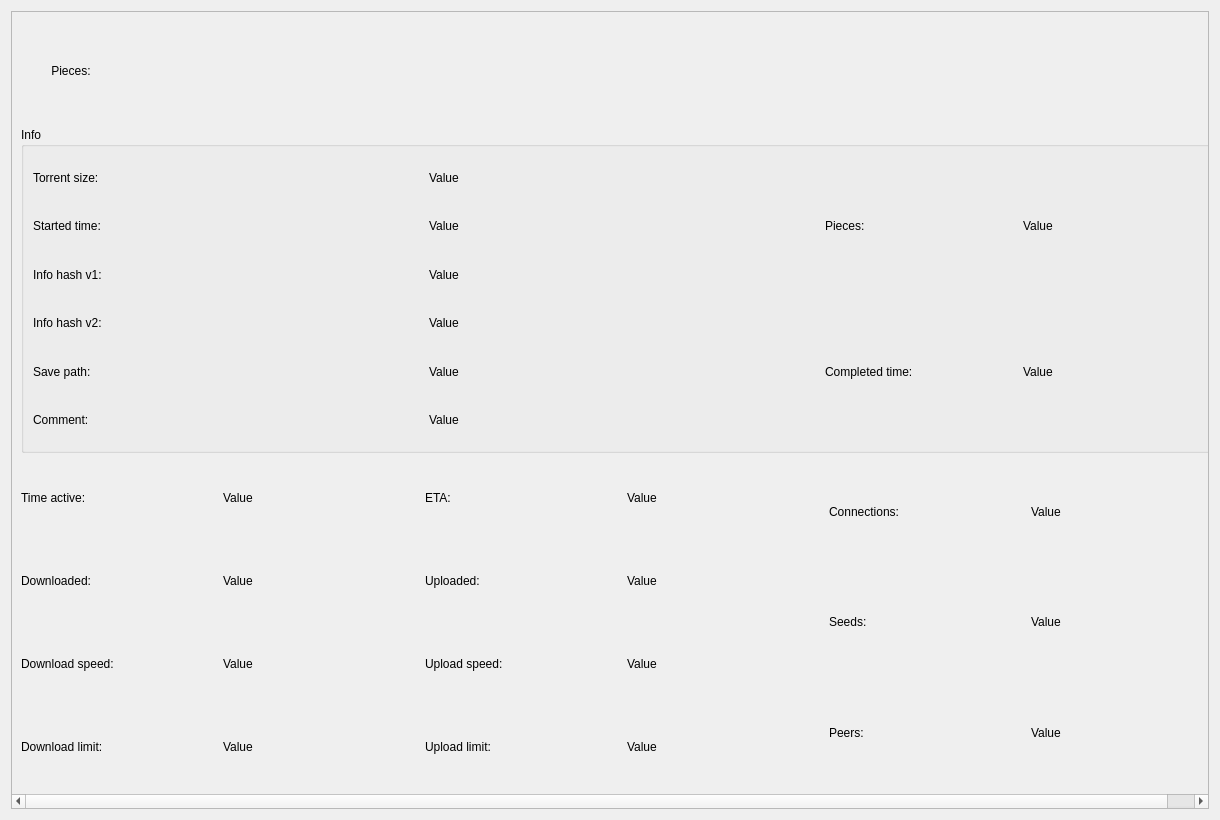
<?xml version="1.0" encoding="UTF-8"?>
<ui version="4.0">
 <class>GeneralInfoWidget</class>
 <widget class="QWidget" name="GeneralInfoWidget">
  <property name="geometry">
   <rect>
    <x>0</x>
    <y>0</y>
    <width>1220</width>
    <height>820</height>
   </rect>
  </property>
  <property name="windowTitle">
   <string>Form</string>
  </property>
  <layout class="QGridLayout" name="gridLayout">
   <item row="0" column="0">
    <widget class="QScrollArea" name="scrollArea">
     <property name="widgetResizable">
      <bool>true</bool>
     </property>
     <widget class="QWidget" name="scrollAreaWidgetContents_2">
      <property name="geometry">
       <rect>
        <x>0</x>
        <y>0</y>
        <width>1226</width>
        <height>786</height>
       </rect>
      </property>
      <layout class="QVBoxLayout" name="verticalLayout">
       <item>
        <layout class="QHBoxLayout" name="horizontalLayout_7">
         <property name="spacing">
          <number>6</number>
         </property>
         <item>
          <widget class="QLabel" name="label">
           <property name="sizePolicy">
            <sizepolicy hsizetype="Minimum" vsizetype="Preferred">
             <horstretch>0</horstretch>
             <verstretch>0</verstretch>
            </sizepolicy>
           </property>
           <property name="minimumSize">
            <size>
             <width>100</width>
             <height>0</height>
            </size>
           </property>
           <property name="maximumSize">
            <size>
             <width>30</width>
             <height>100</height>
            </size>
           </property>
           <property name="text">
            <string>Pieces:</string>
           </property>
           <property name="alignment">
            <set>Qt::AlignmentFlag::AlignCenter</set>
           </property>
          </widget>
         </item>
         <item>
          <widget class="PiecesBarWidget" name="piecesBar" native="true">
           <property name="sizePolicy">
            <sizepolicy hsizetype="MinimumExpanding" vsizetype="Minimum">
             <horstretch>0</horstretch>
             <verstretch>0</verstretch>
            </sizepolicy>
           </property>
           <property name="minimumSize">
            <size>
             <width>1100</width>
             <height>100</height>
            </size>
           </property>
           <property name="maximumSize">
            <size>
             <width>16777215</width>
             <height>100</height>
            </size>
           </property>
          </widget>
         </item>
        </layout>
       </item>
       <item>
        <widget class="QGroupBox" name="groupBox_2">
         <property name="title">
          <string>Info</string>
         </property>
         <layout class="QGridLayout" name="gridLayout_2">
          <item row="0" column="0">
           <layout class="QVBoxLayout" name="verticalLayout_9">
            <item>
             <widget class="QLabel" name="torSizeLabel">
              <property name="sizePolicy">
               <sizepolicy hsizetype="Preferred" vsizetype="Minimum">
                <horstretch>0</horstretch>
                <verstretch>0</verstretch>
               </sizepolicy>
              </property>
              <property name="text">
               <string>Torrent size:</string>
              </property>
             </widget>
            </item>
            <item>
             <widget class="QLabel" name="startTimeLabel">
              <property name="sizePolicy">
               <sizepolicy hsizetype="Preferred" vsizetype="Minimum">
                <horstretch>0</horstretch>
                <verstretch>0</verstretch>
               </sizepolicy>
              </property>
              <property name="text">
               <string>Started time:</string>
              </property>
             </widget>
            </item>
            <item>
             <widget class="QLabel" name="infoHashV1Label">
              <property name="sizePolicy">
               <sizepolicy hsizetype="Preferred" vsizetype="Minimum">
                <horstretch>0</horstretch>
                <verstretch>0</verstretch>
               </sizepolicy>
              </property>
              <property name="text">
               <string>Info hash v1:</string>
              </property>
             </widget>
            </item>
            <item>
             <widget class="QLabel" name="infoHashV2Label">
              <property name="sizePolicy">
               <sizepolicy hsizetype="Preferred" vsizetype="Minimum">
                <horstretch>0</horstretch>
                <verstretch>0</verstretch>
               </sizepolicy>
              </property>
              <property name="text">
               <string>Info hash v2:</string>
              </property>
             </widget>
            </item>
            <item>
             <widget class="QLabel" name="savePathLabel">
              <property name="sizePolicy">
               <sizepolicy hsizetype="Preferred" vsizetype="Minimum">
                <horstretch>0</horstretch>
                <verstretch>0</verstretch>
               </sizepolicy>
              </property>
              <property name="text">
               <string>Save path:</string>
              </property>
             </widget>
            </item>
            <item>
             <widget class="QLabel" name="commentLabel">
              <property name="sizePolicy">
               <sizepolicy hsizetype="Preferred" vsizetype="Minimum">
                <horstretch>0</horstretch>
                <verstretch>0</verstretch>
               </sizepolicy>
              </property>
              <property name="text">
               <string>Comment:</string>
              </property>
             </widget>
            </item>
           </layout>
          </item>
          <item row="0" column="1">
           <layout class="QVBoxLayout" name="verticalLayout_8">
            <item>
             <widget class="QLabel" name="torSizeValue">
              <property name="sizePolicy">
               <sizepolicy hsizetype="Preferred" vsizetype="Minimum">
                <horstretch>0</horstretch>
                <verstretch>0</verstretch>
               </sizepolicy>
              </property>
              <property name="text">
               <string>Value</string>
              </property>
             </widget>
            </item>
            <item>
             <widget class="QLabel" name="startTimeValue">
              <property name="sizePolicy">
               <sizepolicy hsizetype="Preferred" vsizetype="Minimum">
                <horstretch>0</horstretch>
                <verstretch>0</verstretch>
               </sizepolicy>
              </property>
              <property name="text">
               <string>Value</string>
              </property>
             </widget>
            </item>
            <item>
             <widget class="QLabel" name="infoHashV1Value">
              <property name="sizePolicy">
               <sizepolicy hsizetype="Preferred" vsizetype="Minimum">
                <horstretch>0</horstretch>
                <verstretch>0</verstretch>
               </sizepolicy>
              </property>
              <property name="text">
               <string>Value</string>
              </property>
             </widget>
            </item>
            <item>
             <widget class="QLabel" name="infoHashV2Value">
              <property name="sizePolicy">
               <sizepolicy hsizetype="Preferred" vsizetype="Minimum">
                <horstretch>0</horstretch>
                <verstretch>0</verstretch>
               </sizepolicy>
              </property>
              <property name="text">
               <string>Value</string>
              </property>
             </widget>
            </item>
            <item>
             <widget class="QLabel" name="savePathValue">
              <property name="sizePolicy">
               <sizepolicy hsizetype="Preferred" vsizetype="Minimum">
                <horstretch>0</horstretch>
                <verstretch>0</verstretch>
               </sizepolicy>
              </property>
              <property name="text">
               <string>Value</string>
              </property>
             </widget>
            </item>
            <item>
             <widget class="QLabel" name="commentValue">
              <property name="sizePolicy">
               <sizepolicy hsizetype="Preferred" vsizetype="Minimum">
                <horstretch>0</horstretch>
                <verstretch>0</verstretch>
               </sizepolicy>
              </property>
              <property name="text">
               <string>Value</string>
              </property>
             </widget>
            </item>
           </layout>
          </item>
          <item row="0" column="2">
           <layout class="QHBoxLayout" name="horizontalLayout_5">
            <item>
             <layout class="QVBoxLayout" name="verticalLayout_10">
              <item>
               <widget class="QLabel" name="piecesLabel">
                <property name="sizePolicy">
                 <sizepolicy hsizetype="Preferred" vsizetype="Minimum">
                  <horstretch>0</horstretch>
                  <verstretch>0</verstretch>
                 </sizepolicy>
                </property>
                <property name="text">
                 <string>Pieces:</string>
                </property>
               </widget>
              </item>
              <item>
               <widget class="QLabel" name="completionLabel">
                <property name="sizePolicy">
                 <sizepolicy hsizetype="Preferred" vsizetype="Minimum">
                  <horstretch>0</horstretch>
                  <verstretch>0</verstretch>
                 </sizepolicy>
                </property>
                <property name="text">
                 <string>Completed time:</string>
                </property>
               </widget>
              </item>
             </layout>
            </item>
            <item>
             <layout class="QVBoxLayout" name="verticalLayout_11">
              <item>
               <widget class="QLabel" name="piecesValue">
                <property name="sizePolicy">
                 <sizepolicy hsizetype="Preferred" vsizetype="Minimum">
                  <horstretch>0</horstretch>
                  <verstretch>0</verstretch>
                 </sizepolicy>
                </property>
                <property name="text">
                 <string>Value</string>
                </property>
               </widget>
              </item>
              <item>
               <widget class="QLabel" name="completionValue">
                <property name="sizePolicy">
                 <sizepolicy hsizetype="Preferred" vsizetype="Minimum">
                  <horstretch>0</horstretch>
                  <verstretch>0</verstretch>
                 </sizepolicy>
                </property>
                <property name="text">
                 <string>Value</string>
                </property>
               </widget>
              </item>
             </layout>
            </item>
           </layout>
          </item>
         </layout>
        </widget>
       </item>
       <item>
        <layout class="QHBoxLayout" name="horizontalLayout_8">
         <item>
          <layout class="QHBoxLayout" name="horizontalLayout">
           <item>
            <layout class="QVBoxLayout" name="verticalLayout_2">
             <item>
              <widget class="QLabel" name="timeActLabel">
               <property name="sizePolicy">
                <sizepolicy hsizetype="Preferred" vsizetype="Minimum">
                 <horstretch>0</horstretch>
                 <verstretch>0</verstretch>
                </sizepolicy>
               </property>
               <property name="text">
                <string>Time active: </string>
               </property>
              </widget>
             </item>
             <item>
              <widget class="QLabel" name="downloadedLabel">
               <property name="sizePolicy">
                <sizepolicy hsizetype="Preferred" vsizetype="Minimum">
                 <horstretch>0</horstretch>
                 <verstretch>0</verstretch>
                </sizepolicy>
               </property>
               <property name="text">
                <string>Downloaded:</string>
               </property>
              </widget>
             </item>
             <item>
              <widget class="QLabel" name="downSpeedLabel">
               <property name="sizePolicy">
                <sizepolicy hsizetype="Preferred" vsizetype="Minimum">
                 <horstretch>0</horstretch>
                 <verstretch>0</verstretch>
                </sizepolicy>
               </property>
               <property name="text">
                <string>Download speed: </string>
               </property>
              </widget>
             </item>
             <item>
              <widget class="QLabel" name="downloadLimLabel">
               <property name="sizePolicy">
                <sizepolicy hsizetype="Preferred" vsizetype="Minimum">
                 <horstretch>0</horstretch>
                 <verstretch>0</verstretch>
                </sizepolicy>
               </property>
               <property name="text">
                <string>Download limit: </string>
               </property>
              </widget>
             </item>
            </layout>
           </item>
           <item>
            <layout class="QVBoxLayout" name="verticalLayout_3">
             <item>
              <widget class="QLabel" name="timeActValue">
               <property name="sizePolicy">
                <sizepolicy hsizetype="Preferred" vsizetype="Minimum">
                 <horstretch>0</horstretch>
                 <verstretch>0</verstretch>
                </sizepolicy>
               </property>
               <property name="text">
                <string>Value</string>
               </property>
              </widget>
             </item>
             <item>
              <widget class="QLabel" name="downloadedValue">
               <property name="sizePolicy">
                <sizepolicy hsizetype="Preferred" vsizetype="Minimum">
                 <horstretch>0</horstretch>
                 <verstretch>0</verstretch>
                </sizepolicy>
               </property>
               <property name="text">
                <string>Value</string>
               </property>
              </widget>
             </item>
             <item>
              <widget class="QLabel" name="downSpeedValue">
               <property name="sizePolicy">
                <sizepolicy hsizetype="Preferred" vsizetype="Minimum">
                 <horstretch>0</horstretch>
                 <verstretch>0</verstretch>
                </sizepolicy>
               </property>
               <property name="text">
                <string>Value</string>
               </property>
              </widget>
             </item>
             <item>
              <widget class="QLabel" name="downloadLimValue">
               <property name="sizePolicy">
                <sizepolicy hsizetype="Preferred" vsizetype="Minimum">
                 <horstretch>0</horstretch>
                 <verstretch>0</verstretch>
                </sizepolicy>
               </property>
               <property name="text">
                <string>Value</string>
               </property>
              </widget>
             </item>
            </layout>
           </item>
          </layout>
         </item>
         <item>
          <layout class="QHBoxLayout" name="horizontalLayout_2">
           <item>
            <layout class="QVBoxLayout" name="verticalLayout_4">
             <item>
              <widget class="QLabel" name="etaLabel">
               <property name="sizePolicy">
                <sizepolicy hsizetype="Preferred" vsizetype="Minimum">
                 <horstretch>0</horstretch>
                 <verstretch>0</verstretch>
                </sizepolicy>
               </property>
               <property name="text">
                <string>ETA:</string>
               </property>
              </widget>
             </item>
             <item>
              <widget class="QLabel" name="uploadedLabel">
               <property name="sizePolicy">
                <sizepolicy hsizetype="Preferred" vsizetype="Minimum">
                 <horstretch>0</horstretch>
                 <verstretch>0</verstretch>
                </sizepolicy>
               </property>
               <property name="text">
                <string>Uploaded:</string>
               </property>
              </widget>
             </item>
             <item>
              <widget class="QLabel" name="upSpeedLabel">
               <property name="sizePolicy">
                <sizepolicy hsizetype="Preferred" vsizetype="Minimum">
                 <horstretch>0</horstretch>
                 <verstretch>0</verstretch>
                </sizepolicy>
               </property>
               <property name="text">
                <string>Upload speed:</string>
               </property>
              </widget>
             </item>
             <item>
              <widget class="QLabel" name="uploadLimLabel">
               <property name="sizePolicy">
                <sizepolicy hsizetype="Preferred" vsizetype="Minimum">
                 <horstretch>0</horstretch>
                 <verstretch>0</verstretch>
                </sizepolicy>
               </property>
               <property name="text">
                <string>Upload limit:</string>
               </property>
              </widget>
             </item>
            </layout>
           </item>
           <item>
            <layout class="QVBoxLayout" name="verticalLayout_5">
             <item>
              <widget class="QLabel" name="etaValue">
               <property name="sizePolicy">
                <sizepolicy hsizetype="Preferred" vsizetype="Minimum">
                 <horstretch>0</horstretch>
                 <verstretch>0</verstretch>
                </sizepolicy>
               </property>
               <property name="text">
                <string>Value</string>
               </property>
              </widget>
             </item>
             <item>
              <widget class="QLabel" name="uploadedValue">
               <property name="sizePolicy">
                <sizepolicy hsizetype="Preferred" vsizetype="Minimum">
                 <horstretch>0</horstretch>
                 <verstretch>0</verstretch>
                </sizepolicy>
               </property>
               <property name="text">
                <string>Value</string>
               </property>
              </widget>
             </item>
             <item>
              <widget class="QLabel" name="upSpeedValue">
               <property name="sizePolicy">
                <sizepolicy hsizetype="Preferred" vsizetype="Minimum">
                 <horstretch>0</horstretch>
                 <verstretch>0</verstretch>
                </sizepolicy>
               </property>
               <property name="text">
                <string>Value</string>
               </property>
              </widget>
             </item>
             <item>
              <widget class="QLabel" name="uploadLimValue">
               <property name="sizePolicy">
                <sizepolicy hsizetype="Preferred" vsizetype="Minimum">
                 <horstretch>0</horstretch>
                 <verstretch>0</verstretch>
                </sizepolicy>
               </property>
               <property name="text">
                <string>Value</string>
               </property>
              </widget>
             </item>
            </layout>
           </item>
          </layout>
         </item>
         <item>
          <layout class="QHBoxLayout" name="horizontalLayout_3">
           <item>
            <layout class="QVBoxLayout" name="verticalLayout_6">
             <item>
              <widget class="QLabel" name="connectionsLabel">
               <property name="sizePolicy">
                <sizepolicy hsizetype="Preferred" vsizetype="Minimum">
                 <horstretch>0</horstretch>
                 <verstretch>0</verstretch>
                </sizepolicy>
               </property>
               <property name="text">
                <string>Connections:</string>
               </property>
              </widget>
             </item>
             <item>
              <widget class="QLabel" name="seedsLabel">
               <property name="sizePolicy">
                <sizepolicy hsizetype="Preferred" vsizetype="Minimum">
                 <horstretch>0</horstretch>
                 <verstretch>0</verstretch>
                </sizepolicy>
               </property>
               <property name="text">
                <string>Seeds:</string>
               </property>
              </widget>
             </item>
             <item>
              <widget class="QLabel" name="peersLabel">
               <property name="sizePolicy">
                <sizepolicy hsizetype="Preferred" vsizetype="Minimum">
                 <horstretch>0</horstretch>
                 <verstretch>0</verstretch>
                </sizepolicy>
               </property>
               <property name="text">
                <string>Peers:</string>
               </property>
              </widget>
             </item>
            </layout>
           </item>
           <item>
            <layout class="QVBoxLayout" name="verticalLayout_7">
             <item>
              <widget class="QLabel" name="connectionsValue">
               <property name="sizePolicy">
                <sizepolicy hsizetype="Preferred" vsizetype="Minimum">
                 <horstretch>0</horstretch>
                 <verstretch>0</verstretch>
                </sizepolicy>
               </property>
               <property name="text">
                <string>Value</string>
               </property>
              </widget>
             </item>
             <item>
              <widget class="QLabel" name="seedsValue">
               <property name="sizePolicy">
                <sizepolicy hsizetype="Preferred" vsizetype="Minimum">
                 <horstretch>0</horstretch>
                 <verstretch>0</verstretch>
                </sizepolicy>
               </property>
               <property name="text">
                <string>Value</string>
               </property>
              </widget>
             </item>
             <item>
              <widget class="QLabel" name="peersValue">
               <property name="sizePolicy">
                <sizepolicy hsizetype="Preferred" vsizetype="Minimum">
                 <horstretch>0</horstretch>
                 <verstretch>0</verstretch>
                </sizepolicy>
               </property>
               <property name="text">
                <string>Value</string>
               </property>
              </widget>
             </item>
            </layout>
           </item>
          </layout>
         </item>
        </layout>
       </item>
      </layout>
     </widget>
    </widget>
   </item>
  </layout>
 </widget>
 <customwidgets>
  <customwidget>
   <class>PiecesBarWidget</class>
   <extends>QWidget</extends>
   <header location="global">piecesbarwidget.h</header>
   <container>1</container>
  </customwidget>
 </customwidgets>
 <resources/>
 <connections/>
</ui>
